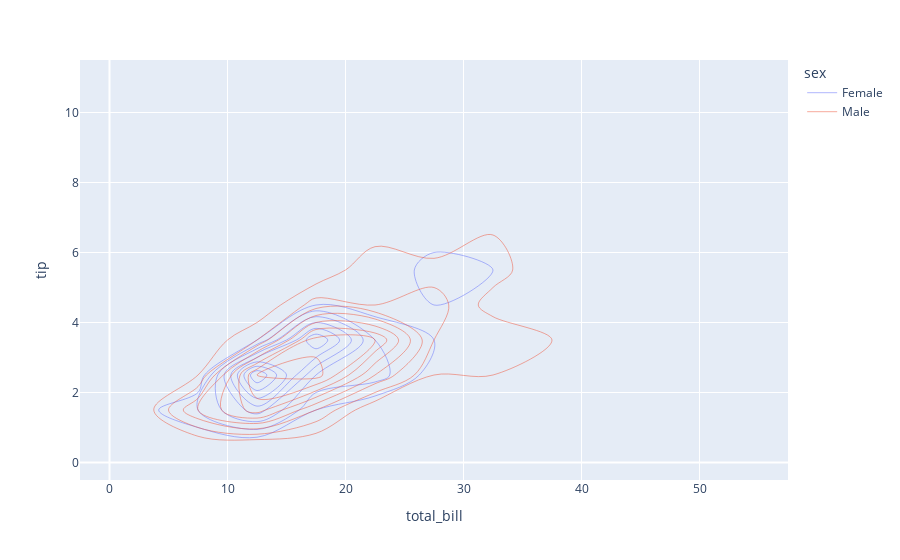

Notebook source saved alongside this figure:
### Code cell
df = px.data.tips() 
fig = px.density_contour(df, x='total_bill', y='tip', color='sex') 
fig.show()

### Figure 1 — Plotly figure (JSON) as saved in the notebook; plotly's stock layout.template omitted (floating-point values rounded to 4 significant figures; data arrays with more than 128 entries replaced by an {"elided": "..."} marker saying what was removed)
{"data": [{"contours": {"coloring": "none"}, "hovertemplate": "sex=Female<br>total_bill=%{x}<br>tip=%{y}<br>count=%{z}<extra></extra>", "legendgroup": "Female", "line": {"color": "#636efa"}, "name": "Female", "showlegend": true, "type": "histogram2dcontour", "x": [16.99, 24.59, 35.26, 14.83, 10.33, 16.97, 20.29, 15.77, 19.65, 15.06, 20.69, 16.93, 10.29, 34.81, 26.41, 16.45, 3.07, 17.07, 26.86, 25.28, 14.73, 10.07, 34.83, 5.75, 16.32, 22.75, 11.35, 15.38, 44.3, 22.42, 20.92, 14.31, 7.25, 25.71, 17.31, 10.65, 12.43, 24.08, 13.42, 12.48, 29.8, 14.52, 11.38, 20.27, 11.17, 12.26, 18.26, 8.51, 10.33, 14.15, 13.16, 17.47, 27.05, 16.43, 8.35, 18.64, 11.87, 29.85, 25, 13.39, 16.21, 17.51, 10.59, 10.63, 9.6, 20.9, 18.15, 19.81, 43.11, 13, 12.74, 13, 16.4, 16.47, 12.76, 13.27, 28.17, 12.9, 30.14, 13.42, 15.98, 16.27, 10.09, 22.12, 35.83, 27.18, 18.78], "xaxis": "x", "xbingroup": "x", "y": [1.01, 3.61, 5, 3.02, 1.67, 3.5, 2.75, 2.23, 3, 3, 2.45, 3.07, 2.6, 5.2, 1.5, 2.47, 1, 3, 3.14, 5, 2.2, 1.83, 5.17, 1, 4.3, 3.25, 2.5, 3, 2.5, 3.48, 4.08, 4, 1, 4, 3.5, 1.5, 1.8, 2.92, 1.68, 2.52, 4.2, 2, 2, 2.83, 1.5, 2, 3.25, 1.25, 2, 2, 2.75, 3.5, 5, 2.3, 1.5, 1.36, 1.63, 5.14, 3.75, 2.61, 2, 3, 1.61, 2, 4, 3.5, 3.5, 4.19, 5, 2, 2.01, 2, 2.5, 3.23, 2.23, 2.5, 6.5, 1.1, 3.09, 3.48, 3, 2.5, 2, 2.88, 4.67, 2, 3], "yaxis": "y", "ybingroup": "y"}, {"contours": {"coloring": "none"}, "hovertemplate": "sex=Male<br>total_bill=%{x}<br>tip=%{y}<br>count=%{z}<extra></extra>", "legendgroup": "Male", "line": {"color": "#EF553B"}, "name": "Male", "showlegend": true, "type": "histogram2dcontour", "x": {"elided": "157 float values"}, "xaxis": "x", "xbingroup": "x", "y": {"elided": "157 float values"}, "yaxis": "y", "ybingroup": "y"}], "layout": {"legend": {"title": {"text": "sex"}, "tracegroupgap": 0}, "margin": {"t": 60}, "xaxis": {"anchor": "y", "domain": [0, 1], "title": {"text": "total_bill"}}, "yaxis": {"anchor": "x", "domain": [0, 1], "title": {"text": "tip"}}}}
